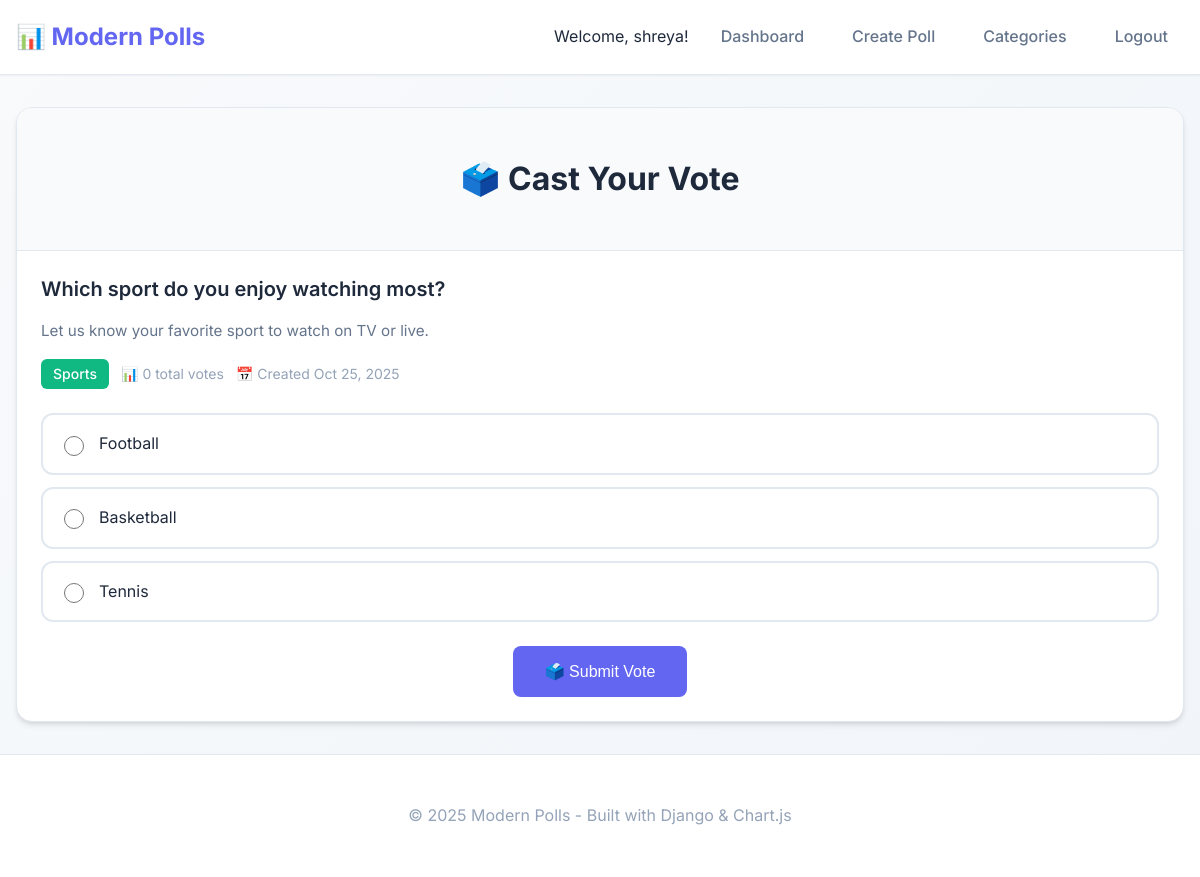
Screenshot of /view/2/ (signed in) with the database file from the repository.
### pollapp/models.py (models this page shows, shortened)
class PollModel(models.Model):
    STATUS_CHOICES = [
        ('active', 'Active'),
        ('closed', 'Closed'),
        ('draft', 'Draft'),
    ]
    question = models.TextField(validators=[MinLengthValidator(10)])
    description = models.TextField(blank=True, help_text="Optional description for the poll")
    op1 = models.CharField(max_length=100)
    op2 = models.CharField(max_length=100)
    op3 = models.CharField(max_length=100)
    op1c = models.IntegerField(default=0)
    op2c = models.IntegerField(default=0)
    op3c = models.IntegerField(default=0)
    category = models.ForeignKey(Category, on_delete=models.SET_NULL, null=True, blank=True)
    created_by = models.ForeignKey(User, on_delete=models.CASCADE, related_name='created_polls')
    created_at = models.DateTimeField(auto_now_add=True)
    updated_at = models.DateTimeField(auto_now=True)
    expires_at = models.DateTimeField(null=True, blank=True)
    status = models.CharField(max_length=10, choices=STATUS_CHOICES, default='active')
    is_anonymous = models.BooleanField(default=False)
    class Meta:
        ordering = ['-created_at']
    @property
    def total_votes(self):
        return self.op1c + self.op2c + self.op3c
    @property
    def is_expired(self):
        if self.expires_at:
            return timezone.now() > self.expires_at
        return False
    @property
    def is_active(self):
        return self.status == 'active' and not self.is_expired

class Category(models.Model):
    name = models.CharField(max_length=50, unique=True)
    description = models.TextField(blank=True)
    color = models.CharField(max_length=7, default='#6366f1')  # Hex color code

### pollapp/views.py (the view, shortened to what this page needs)
# urls.py: path("view/<int:poll_id>/", view, name="view"),
@login_required
def view(request, poll_id):
    poll = get_object_or_404(PollModel, id=poll_id)
    if not poll.is_active:
        messages.warning(request, "This poll is no longer active.")
        return redirect("home")
    analytics, created = PollAnalytics.objects.get_or_create(poll=poll)
    analytics.views_count += 1
    analytics.save()
    try:
        vote_record = VoteRecord.objects.get(user=request.user, poll=poll)
        messages.info(request, "You have already voted on this poll.")
        return render(request, "view.html", {"poll": poll, "has_voted": True, "user_choice": vote_record.choice})
    except VoteRecord.DoesNotExist:
        pass
    return render(request, "view.html", {"poll": poll, "has_voted": False})

### pollapp/templates/view.html (shortened to what this page needs)
{% extends 'base.html' %}
{% block content %}
<div class="fade-in">
  <div class="card">
    <div class="card-header">
      <h1 class="text-center mb-0">🗳️ Cast Your Vote</h1>
    </div>
    <div class="card-body">
      <div class="poll-question mb-4">{{ poll.question }}</div>
      {% if poll.description %}
        <div class="poll-description mb-4">{{ poll.description }}</div>
      {% endif %}
      <div class="poll-meta mb-4">
        {% if poll.category %}
          <span class="poll-category" style="background-color: {{ poll.category.color }}">
            {{ poll.category.name }}
          </span>
        {% endif %}
        <span class="poll-stats">
          📊 {{ poll.total_votes }} total votes
        </span>
        <span class="poll-stats">
          📅 Created {{ poll.created_at|date:"M d, Y" }}
        </span>
      </div>
      {% if has_voted %}
        <div class="message message-info mb-4">
          ✅ You have already voted on this poll!
        </div>
        <div class="text-center">
          <a href="{% url 'result' poll.id %}" class="btn btn-primary">
            📈 View Results
          </a>
          <a href="{% url 'home' %}" class="btn btn-secondary">
            🏠 Back to Home
          </a>
        </div>
      {% else %}
        <form method="POST" id="voteForm">
          <div class="voting-options">
            <div class="vote-option" onclick="selectOption(event,'op1')">
              <input type="radio" name="choice" value="op1" id="op1" required>
              <label for="op1">{{ poll.op1 }}</label>
            </div>
            <div class="vote-option" onclick="selectOption(event,'op2')">
              <input type="radio" name="choice" value="op2" id="op2">
              <label for="op2">{{ poll.op2 }}</label>
            </div>
            <div class="vote-option" onclick="selectOption(event,'op3')">
              <input type="radio" name="choice" value="op3" id="op3">
              <label for="op3">{{ poll.op3 }}</label>
            </div>
          </div>
          <div class="text-center mt-4">
            <button type="submit" class="btn btn-primary btn-lg">
              🗳️ Submit Vote
            </button>
          </div>
        </form>
      {% endif %}
    </div>
  </div>
</div>
{% endblock %}

### templates/base.html (shortened to what this page needs)
{% load static %}
<!DOCTYPE html>
<html lang="en">
<head>
  <link rel="stylesheet" href="{% static 'css/style.css' %}">
</head>
<body>
  <div class="site">
    <header>
      <div class="container">
        <div class="header-content">
          <a class="brand" href="{% url 'home' %}">
            📊 Modern Polls
          </a>
          <nav class="nav">
            {% if user.is_authenticated %}
              <span class="text-secondary">Welcome, {{ user.username }}!</span>
              {% if user.is_superuser %}
                <a href="{% url 'dashboard' %}">Dashboard</a>
                <a href="{% url 'create' %}">Create Poll</a>
                <a href="{% url 'create_category' %}">Categories</a>
              {% endif %}
              <a href="{% url 'ulogout' %}">Logout</a>
            {% else %}
              <a href="{% url 'ulogin' %}">Login</a>
              <a href="{% url 'usignup' %}">Sign Up</a>
            {% endif %}
          </nav>
        </div>
      </div>
    </header>
    <main>
      <div class="container">
        {% block content %}{% endblock %}
      </div>
    </main>
    <footer>
      <div class="container">
        <p>&copy; {% now "Y" %} Modern Polls - Built with Django & Chart.js</p>
      </div>
    </footer>
  </div>
</body>
</html>

### static/css/style.css (style rules this page uses)
:root { --primary: #6366f1; --primary-dark: #4f46e5; --secondary: #8b5cf6; --success: #10b981; --warning: #f59e0b; --error: #ef4444; --info: #3b82f6; --bg-primary: #ffffff; --bg-secondary: #f8fafc; --bg-tertiary: #f1f5f9; --bg-dark: #1e293b; --text-primary: #1e293b; --text-secondary: #64748b; --text-muted: #94a3b8; --border-light: #e2e8f0; --border-medium: #cbd5e1; --shadow-sm: 0 1px 2px 0 rgb(0 0 0 / 0.05); --shadow-md: 0 4px 6px -1px rgb(0 0 0 / 0.1), 0 2px 4px -2px rgb(0 0 0 / 0.1); --shadow-lg: 0 10px 15px -3px rgb(0 0 0 / 0.1), 0 4px 6px -4px rgb(0 0 0 / 0.1); --shadow-xl: 0 20px 25px -5px rgb(0 0 0 / 0.1), 0 8px 10px -6px rgb(0 0 0 / 0.1); --radius-sm: 0.375rem; --radius-md: 0.5rem; --radius-lg: 0.75rem; --radius-xl: 1rem; --transition: all 0.2s cubic-bezier(0.4, 0, 0.2, 1); }
* { box-sizing: border-box; }
body { font-family: 'Inter', -apple-system, BlinkMacSystemFont, 'Segoe UI', Roboto, sans-serif; line-height: 1.6; color: var(--text-primary); background: linear-gradient(135deg, var(--bg-secondary) 0%, var(--bg-tertiary) 100%); margin: 0; padding: 0; min-height: 100vh; }
.container { max-width: 1200px; margin: 0 auto; padding: 0 1rem; }
.site { min-height: 100vh; display: flex; flex-direction: column; }
header { background: var(--bg-primary); border-bottom: 1px solid var(--border-light); box-shadow: var(--shadow-sm); position: sticky; top: 0; z-index: 100; }
.header-content { display: flex; justify-content: space-between; align-items: center; padding: 1rem 0; }
.brand { font-size: 1.5rem; font-weight: 700; color: var(--primary); text-decoration: none; display: flex; align-items: center; gap: 0.5rem; }
.nav { display: flex; gap: 1rem; align-items: center; }
.nav a { color: var(--text-secondary); text-decoration: none; font-weight: 500; padding: 0.5rem 1rem; border-radius: var(--radius-md); transition: var(--transition); }
main { flex: 1; padding: 2rem 0; }
.card { background: var(--bg-primary); border-radius: var(--radius-xl); box-shadow: var(--shadow-md); border: 1px solid var(--border-light); overflow: hidden; transition: var(--transition); }
.card-header { padding: 1.5rem; border-bottom: 1px solid var(--border-light); background: var(--bg-secondary); }
.card-body { padding: 1.5rem; }
.poll-question { font-size: 1.25rem; font-weight: 600; color: var(--text-primary); margin-bottom: 0.75rem; line-height: 1.4; }
.poll-description { color: var(--text-secondary); margin-bottom: 1rem; font-size: 0.95rem; }
.poll-meta { display: flex; flex-wrap: wrap; gap: 0.75rem; margin-bottom: 1rem; font-size: 0.875rem; }
.poll-category { background: var(--primary); color: white; padding: 0.25rem 0.75rem; border-radius: var(--radius-sm); font-weight: 500; }
.poll-stats { color: var(--text-muted); display: flex; align-items: center; gap: 0.25rem; }
.btn { display: inline-flex; align-items: center; justify-content: center; gap: 0.5rem; padding: 0.75rem 1.5rem; border: none; border-radius: var(--radius-md); font-weight: 500; font-size: 0.875rem; text-decoration: none; cursor: pointer; transition: var(--transition); white-space: nowrap; }
.btn-primary { background: var(--primary); color: white; }
.btn-lg { padding: 1rem 2rem; font-size: 1rem; }
.voting-options { margin: 1.5rem 0; }
.vote-option { display: flex; align-items: center; gap: 0.75rem; padding: 1rem; margin-bottom: 0.75rem; border: 2px solid var(--border-light); border-radius: var(--radius-lg); cursor: pointer; transition: var(--transition); background: var(--bg-primary); }
.vote-option input[type="radio"] { width: 1.25rem; height: 1.25rem; accent-color: var(--primary); }
footer { background: var(--bg-primary); border-top: 1px solid var(--border-light); padding: 2rem 0; text-align: center; color: var(--text-muted); margin-top: auto; }
.fade-in { animation: fadeIn 0.5s ease-out; }
.text-center { text-align: center; }
.mt-4 { margin-top: 1rem; }
.mb-4 { margin-bottom: 1rem; }

### rows the page displays
PollModel: question "Which sport do you enjoy watching most?", description "Let us know your favorite sport to watch on TV or live.", category.name "Sports", total_votes "0", created_at "Oct 25, 2025", op1 "Football", op2 "Basketball", op3 "Tennis"

### other values shown
{{ user.username }} "shreya"
